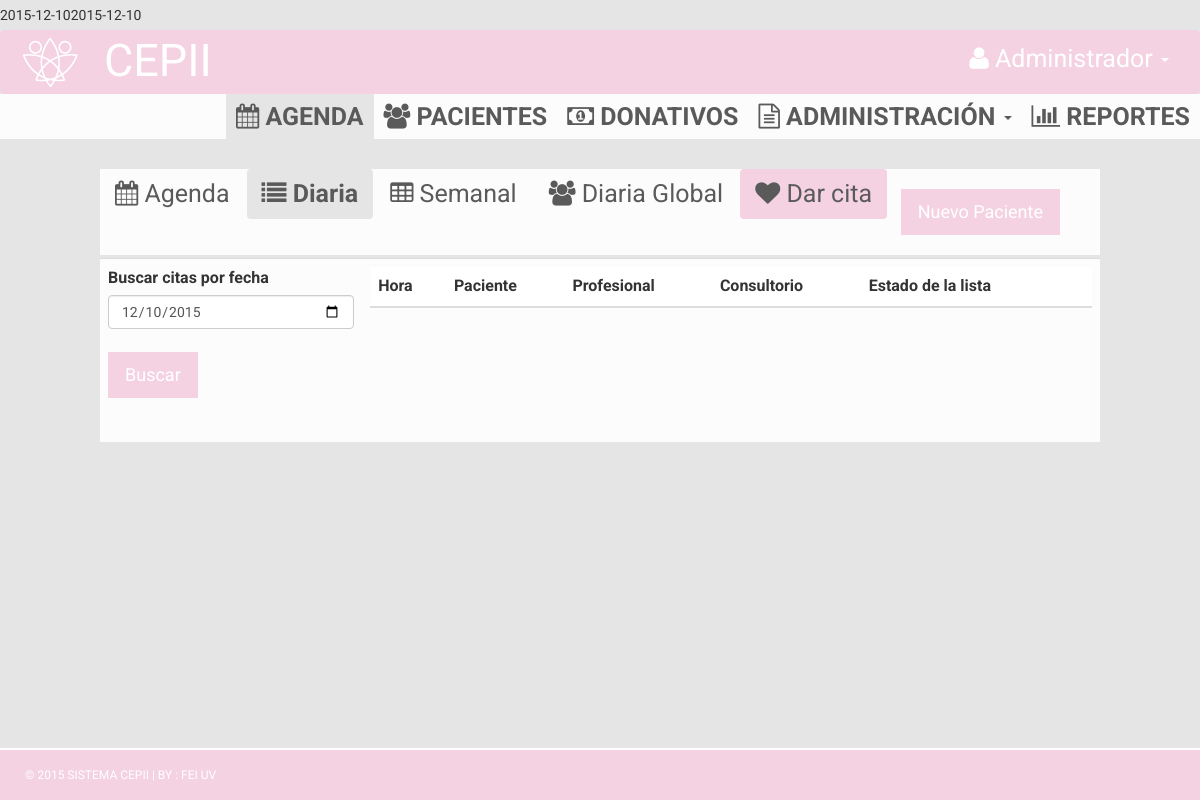
The app's page /index.php/agenda, older data.
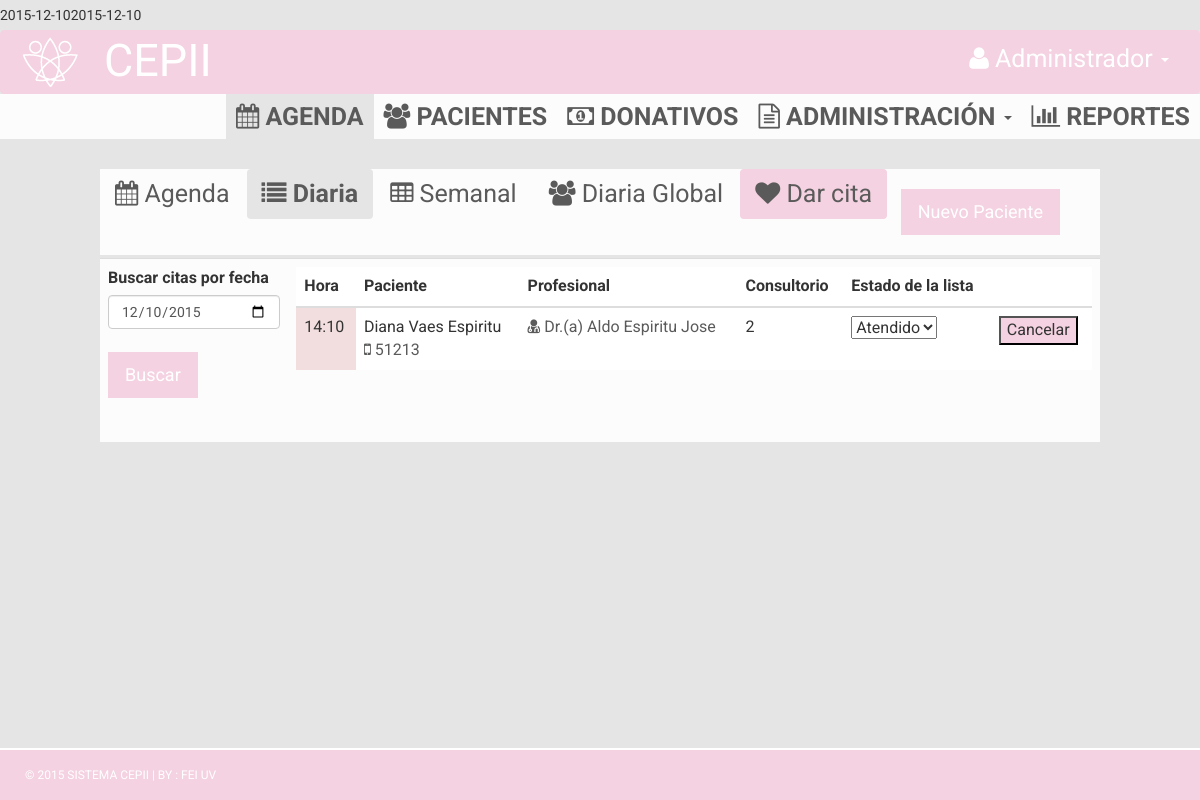
The same page, newer data.
### tables this page shows
CREATE TABLE IF NOT EXISTS `cita` (
`idcita` int(11) NOT NULL,
  `persona_idpersona` int(11) NOT NULL,
  `profesional_idProfesional` int(11) NOT NULL,
  `hora` varchar(45) DEFAULT NULL,
  `fecha` varchar(45) DEFAULT NULL,
  `consultorio` varchar(45) DEFAULT NULL,
  `estado` varchar(45) DEFAULT NULL
);

CREATE TABLE IF NOT EXISTS `persona` (
`idpersona` int(11) NOT NULL,
  `nombrePersona` varchar(45) DEFAULT NULL,
  `apaPersona` varchar(45) DEFAULT NULL,
  `amaPersona` varchar(45) DEFAULT NULL,
  `callePersona` varchar(45) DEFAULT NULL,
  `numDirPersona` int(10) DEFAULT NULL,
  `coloniaPersona` varchar(45) DEFAULT NULL,
  `celPersona` varchar(45) DEFAULT NULL,
  `correoPersona` varchar(45) DEFAULT NULL,
  `sexo` varchar(45) DEFAULT NULL,
  `fechaNa` date NOT NULL
);

CREATE TABLE IF NOT EXISTS `profesional` (
`idProfesional` int(11) NOT NULL,
  `nombrePro` varchar(45) DEFAULT NULL,
  `apaPro` varchar(45) DEFAULT NULL,
  `amaPro` varchar(45) DEFAULT NULL,
  `celPro` varchar(45) DEFAULT NULL,
  `correoPro` varchar(45) DEFAULT NULL,
  `ramaMedica` varchar(45) DEFAULT NULL,
  `usuario` varchar(45) DEFAULT NULL,
  `contraseña` varchar(45) DEFAULT NULL
);

### application/controllers/agenda.php (called while the page is built, shortened)
<?php defined('BASEPATH') OR exit('No direct script access allowed');
class Agenda extends CI_Controller {
	public function __construct(){
        $this->load->helper(array('url', 'form'));
  		$this->load->model('login_model');
  		$this->load->database('default');
  		$this->load->model('citas_model');
	}
	public function index(){
		$fecha = date('Y-m-d');
		print_r($fecha);
		print_r($fecha);
		$data ['fecha'] = $fecha;
		$data ['query'] = $this->citas_model->get_appointment($fecha);
		$this->load->view('admin/view_agenda', $data);
	}
}

### index.php (called while the page is built, shortened)
<?php
require_once BASEPATH.'core/CodeIgniter.php';

### application/models/citas_model.php (called while the page is built, shortened)
<?php if ( ! defined('BASEPATH')) exit('No direct script access allowed');
class Citas_model extends CI_Model{
    public function get_appointment($fecha){
        $this->db->select('cita.hora, cita.fecha, cita.consultorio, cita.estado, profesional.nombrePro, profesional.amaPro,
                            profesional.apaPro, profesional.ramaMedica, persona.nombrePersona, persona.amaPersona,
                            persona.apaPersona, persona.celPersona');
        $this->db->from('cita');
        $this->db->join('persona', 'persona.idpersona = cita.persona_idpersona');
        $this->db->join('profesional', 'profesional.idProfesional = cita.profesional_idProfesional');
        $this->db->where('fecha', $fecha);
        $query = $this->db->get();
        return $query->result();
    }
}

### application/views/admin/view_agenda.php (the view, shortened to what this page needs)
  <!DOCTYPE html>
<html xmlns="http://www.w3.org/1999/xhtml">
<head>
    <link href="<?php echo base_url(); ?>assets/css/bootstrap.css" rel="stylesheet" />
    <link href="<?php echo base_url(); ?>assets/css/font-awesome.css" rel="stylesheet" />
    <link href="<?php echo base_url(); ?>assets/css/style.css" rel="stylesheet" />
    <link href="<?php echo base_url(); ?>css/jquery-ui.min.css" rel="stylesheet" />
</head>
<body style="background-color:#e5e5e5;">
  <nav class="navbar navbar-default">
    <div class="container-fluid">
      <div class="navbar-header" style="margin:5px;">
        <img src="<?php echo base_url(); ?>assets/img/logo.png">
      </div>
      <div class="collapse navbar-collapse" id="bs-example-navbar-collapse-1">
          <ul class="nav navbar-nav" style="margin:5px;">
            <li><a style="color:#FFF; font-size:45px;"> CEPII</a></li>
          </ul>
          <ul class="nav navbar-nav navbar-right">
            <li class="dropdown">
              <a href="#" class="dropdown-toggle" data-toggle="dropdown" role="button" aria-haspopup="true" aria-expanded="false">
                <div style="color:#FFF;">
                    <i class="fa fa-user"></i>     Administrador
                    <span class="caret"></span>
                </div>
              </a>
            </li>
          </ul>
      </div>
    </div>
  </nav>
  <section class="menu-section">
    <div >
      <div class="row">
        <div class="col-md-12">
          <div class="navbar-collapse collapse ">
            <ul id="menu-top" class="nav navbar-nav navbar-right">
              <li>
                <a class="menu-top-active" href="<?php echo base_url().'Agenda'; ?>">
                  <div>
                    <i class="fa fa-calendar"></i>     Agenda
                  </div>
                </a>
              </li>
              <li>
                <a href="<?php echo base_url().'Paciente'; ?>">
                  <div>
                    <i class="fa fa-users"></i>     Pacientes
                  </div>
                </a>
              </li>
              <li>
                 <a href="<?php echo base_url().'Donativos'; ?>">
                  <div>
                    <i class="fa fa-money"></i>     Donativos
                  </div>
                </a>
              </li>
              <li class="dropdown">
                <a href="#" class="dropdown-toggle" data-toggle="dropdown" role="button" aria-haspopup="true" aria-expanded="false">
                  <div>
                      <i class="fa fa-file-text-o"></i>     Administración
                      <span class="caret"></span>
                  </div>
                </a>
              </li>
              <li>
                <a href="">
                  <div>
                    <i class="fa fa-bar-chart"></i>     Reportes
                  </div>
                </a>
              </li>
            </ul>
          </div>
        </div>
      </div>
    </div>
  </section>
  <div class="content-wrapper" style="background-color: #e5e5e5; margin-top:0px;">
    <br>
    <div id="exTab3" class="tab">
      <ul  class="nav nav-pills">
        <li>
          <a>
            <i class="fa fa-calendar"></i>     Agenda
          </a>
        </li>
        <li class="active" data-toggle="tab">
          <a href="#2b" data-toggle="tab">
            <i class="fa fa-list"></i>     Diaria
          </a>
        </li>
        <li data-toggle="tab">
          <a href="#3b" data-toggle="tab">
            <i class="fa fa-table"></i>     Semanal
          </a>
        </li>
        <li data-toggle="tab">
          <a href="#4b" data-toggle="tab">
            <i class="fa fa-users"></i>     Diaria Global
          </a>
        </li>
        <li data-toggle="tab" style="background-color:#f4d2e1; border-radius:4px;">
          <a href="#5b" data-toggle="tab">
            <i class="fa fa-heart"></i>     Dar cita
          </a>
        </li>
        <div>
          <a href="<?php echo base_url().'Paciente'; ?>">
            <input type="submit" href="http://www.google.col-md-12"  value="Nuevo Paciente" class="btn btn-primary btn-lg pull-right" style="margin-top:20px; margin-bottom:20px; margin-right:40px;">
          </a>
        </div>
      </ul>
      <div style="background-color:#e5e5e5; height:3px;"></div>
      <div class="tab-content clearfix">
        <div class="tab-pane active" id="2b">
          <table class="table">
            <tr>
              <td>
                <?=  form_open(base_url().'Agenda')?>
                  <label>Buscar citas por fecha</label>
                  <input type="date" class="form-control" value="<?php echo $fecha; ?>" aria-describedby="sizing-addon2" data-provide="datepicker" name="fechaSearch" id="fechaSearch">
                  <br>
                  <input type="submit" value="Buscar" id="Buscar" name="Buscar" class="btn btn-primary btn-lg">
                <?=form_close()?>
              </td>
              <td>
                <table class="table">
                  <thead>
                    <tr>
                      <th>Hora</th>
                      <th>Paciente</th>
                      <th>Profesional</th>
                      <th>Consultorio</th>
                      <th>Estado de la lista</th>
                      <th></th>
                    </tr>
                  </thead>
                  <?php foreach($query as $row): ?>
                  <tr style="margin-top:5px; margin-bottom:5px;">
                    <?php if($row->ramaMedica == "Psicología"): ?>
                      <td style="background-color:#F2DEDE">
                        <?php echo $row->hora; ?>
                      </td>
                    <?php endif; ?>
                    <td>
                      <?php echo $row->nombrePersona." ".$row->amaPersona." ".$row->apaPersona; ?>
                      <?php echo "<br>"; ?>
                      <a>
                        <i class="fa fa-mobile"></i>     <?php echo $row->celPersona; ?>
                      </a>
                    </td>
                    <td>
                      <a>
                        <i class="fa fa-user-md"></i>     Dr.(a) <?php echo $row->nombrePro." ".$row->amaPro." ".$row->apaPro; ?>
                      </a>
                    </td>
                    <td>
                      <?php echo $row->consultorio; ?>
                    </td>
                    <td>
                      <select>
                        <option>Atendido</option>
                      </select>
                    </td>
                    <td>
                      <button style="background-color:#f4d2e1">Cancelar</button>
                    </td>
                  </tr>
                  <?php endforeach; ?>
                </table>
              </td>
            </tr>
          </table>
        </div>
      </div>
    </div>
  </div>
  <footer style="width: 100%;border-top: 2px solid #fff;bottom: 0; position: fixed; padding: 1rem;">
    <div class="container">
          &copy; 2015 SISTEMA CEPII | BY : <a href="http://www.uv.mx/Fei/" target="_blank">FEI UV</a>
    </div>
  </footer>
</body>
</html>

### assets/css/style.css (style rules this page uses)
body { font-family: 'Roboto', sans-serif; line-height: 30px; }
.content-wrapper { margin-top: 40px; padding-bottom: 60px; width: 100%; }
.btn { border-radius: 0px; -webkit-border-radius: 0px; -moz-border-radius: 0px; }
.menu-section { background-color: #FCFCFC; }
#menu-top a { color: #5B5A5A; text-decoration: none; font-weight: bold; padding: 10px 10px 10px 10px; font-size: 25px; text-transform: uppercase; }
.menu-top-active { background-color: #e5e5e5; }
.navbar { margin-bottom: 0px; }
footer { padding: 10px; color: #fff; font-size: 12px; background-color: #f4d2e1; }
footer a, footer a:hover { color: #fff; text-decoration: none; }

Row changes from the older to the newer data that the page shows:
added cita: hora "14:10", persona.nombrePersona "Diana", persona.amaPersona "Vaes", persona.apaPersona "Espiritu", persona.celPersona "51213", profesional.nombrePro "Aldo", profesional.amaPro "Espiritu", profesional.apaPro "Jose", consultorio "2"
